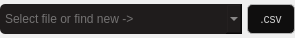
<?xml version="1.0" encoding="UTF-8"?>
<ui version="4.0">
 <class>FileImportWidget</class>
 <widget class="QWidget" name="FileImportWidget">
  <property name="enabled">
   <bool>true</bool>
  </property>
  <property name="geometry">
   <rect>
    <x>0</x>
    <y>0</y>
    <width>295</width>
    <height>38</height>
   </rect>
  </property>
  <property name="minimumSize">
   <size>
    <width>295</width>
    <height>0</height>
   </size>
  </property>
  <property name="windowTitle">
   <string>Form</string>
  </property>
  <property name="styleSheet">
   <string notr="true">*{
	color: #1f1f1f;
}
QToolButton{
	color: #c9c9c9;
	background: #0f0e0e;
	height:30px;
	border: 1px solid #b5b5b5;
	border-radius: 5px;
}
QToolButton::pressed{
	background: #1c1a1a;
}
QToolButton::disabled{
	color: #3b3b3b;
}
QComboBox {
	color: #c9c9c9;
	border-radius:5px;
	background: #1f1c1c;
}
QLabel{
	color: #1f1f1f;
}</string>
  </property>
  <layout class="QGridLayout" name="gridLayout">
   <property name="leftMargin">
    <number>0</number>
   </property>
   <property name="topMargin">
    <number>0</number>
   </property>
   <property name="rightMargin">
    <number>0</number>
   </property>
   <property name="bottomMargin">
    <number>0</number>
   </property>
   <property name="spacing">
    <number>0</number>
   </property>
   <item row="0" column="0">
    <layout class="QVBoxLayout" name="verticalLayout" stretch="10">
     <property name="spacing">
      <number>0</number>
     </property>
     <property name="topMargin">
      <number>0</number>
     </property>
     <item>
      <layout class="QHBoxLayout" name="horizontalLayout" stretch="5,1">
       <property name="spacing">
        <number>5</number>
       </property>
       <item>
        <widget class="QComboBox" name="FileListCB">
         <property name="sizePolicy">
          <sizepolicy hsizetype="Preferred" vsizetype="Preferred">
           <horstretch>0</horstretch>
           <verstretch>0</verstretch>
          </sizepolicy>
         </property>
         <property name="minimumSize">
          <size>
           <width>0</width>
           <height>30</height>
          </size>
         </property>
         <property name="maximumSize">
          <size>
           <width>9999</width>
           <height>30</height>
          </size>
         </property>
         <property name="placeholderText">
          <string>Select file or find new -&gt;</string>
         </property>
        </widget>
       </item>
       <item>
        <widget class="QToolButton" name="OpenFileBut">
         <property name="sizePolicy">
          <sizepolicy hsizetype="Preferred" vsizetype="Preferred">
           <horstretch>0</horstretch>
           <verstretch>0</verstretch>
          </sizepolicy>
         </property>
         <property name="minimumSize">
          <size>
           <width>0</width>
           <height>30</height>
          </size>
         </property>
         <property name="maximumSize">
          <size>
           <width>16777215</width>
           <height>30</height>
          </size>
         </property>
         <property name="styleSheet">
          <string notr="true"/>
         </property>
         <property name="text">
          <string>.csv</string>
         </property>
        </widget>
       </item>
      </layout>
     </item>
    </layout>
   </item>
  </layout>
 </widget>
 <resources/>
 <connections/>
</ui>
